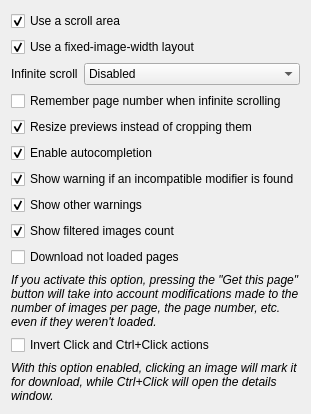
      <widget class="QWidget" name="pageInterfaceMainWindowSearchResults">
       <layout class="QFormLayout" name="formLayout_24">
        <item row="0" column="0" colspan="2">
         <widget class="QCheckBox" name="checkResultsScrollArea">
          <property name="text">
           <string>Use a scroll area</string>
          </property>
          <property name="checked">
           <bool>true</bool>
          </property>
         </widget>
        </item>
        <item row="1" column="0" colspan="2">
         <widget class="QCheckBox" name="checkResultsFixedWidthLayout">
          <property name="text">
           <string>Use a fixed-image-width layout</string>
          </property>
          <property name="checked">
           <bool>true</bool>
          </property>
         </widget>
        </item>
        <item row="2" column="0">
         <widget class="QLabel" name="labelInfiniteScroll">
          <property name="text">
           <string>Infinite scroll</string>
          </property>
         </widget>
        </item>
        <item row="2" column="1">
         <widget class="QComboBox" name="comboInfiniteScroll">
          <item>
           <property name="text">
            <string>Disabled</string>
           </property>
          </item>
          <item>
           <property name="text">
            <string>Button</string>
           </property>
          </item>
          <item>
           <property name="text">
            <string>Scroll</string>
           </property>
          </item>
         </widget>
        </item>
        <item row="3" column="0" colspan="2">
         <widget class="QCheckBox" name="checkInfiniteScrollRememberPage">
          <property name="text">
           <string>Remember page number when infinite scrolling</string>
          </property>
         </widget>
        </item>
        <item row="4" column="0" colspan="2">
         <widget class="QCheckBox" name="checkResizeInsteadOfCropping">
          <property name="text">
           <string>Resize previews instead of cropping them</string>
          </property>
          <property name="checked">
           <bool>true</bool>
          </property>
         </widget>
        </item>
        <item row="5" column="0" colspan="2">
         <widget class="QCheckBox" name="checkAutocompletion">
          <property name="text">
           <string>Enable autocompletion</string>
          </property>
          <property name="checked">
           <bool>true</bool>
          </property>
         </widget>
        </item>
        <item row="6" column="0" colspan="2">
         <widget class="QCheckBox" name="checkShowTagWarning">
          <property name="text">
           <string>Show warning if an incompatible modifier is found</string>
          </property>
          <property name="checked">
           <bool>true</bool>
          </property>
         </widget>
        </item>
        <item row="7" column="0" colspan="2">
         <widget class="QCheckBox" name="checkShowWarnings">
          <property name="text">
           <string>Show other warnings</string>
          </property>
          <property name="checked">
           <bool>true</bool>
          </property>
         </widget>
        </item>
        <item row="9" column="0" colspan="2">
         <widget class="QCheckBox" name="checkGetUnloadedPages">
          <property name="text">
           <string>Download not loaded pages</string>
          </property>
         </widget>
        </item>
        <item row="10" column="0" colspan="2">
         <widget class="QLabel" name="labelGetUnloadedPages">
          <property name="font">
           <font>
            <italic>true</italic>
           </font>
          </property>
          <property name="text">
           <string>If you activate this option, pressing the &quot;Get this page&quot; button will take into account modifications made to the number of images per page, the page number, etc. even if they weren't loaded.</string>
          </property>
          <property name="wordWrap">
           <bool>true</bool>
          </property>
         </widget>
        </item>
        <item row="11" column="0" colspan="2">
         <widget class="QCheckBox" name="checkInvertToggle">
          <property name="text">
           <string>Invert Click and Ctrl+Click actions</string>
          </property>
         </widget>
        </item>
        <item row="12" column="0" colspan="2">
         <widget class="QLabel" name="labelInvertToggle">
          <property name="font">
           <font>
            <italic>true</italic>
           </font>
          </property>
          <property name="text">
           <string>With this option enabled, clicking an image will mark it for download, while Ctrl+Click will open the details window.</string>
          </property>
          <property name="wordWrap">
           <bool>true</bool>
          </property>
         </widget>
        </item>
        <item row="8" column="0" colspan="2">
         <widget class="QCheckBox" name="checkShowFilteredImagesCount">
          <property name="text">
           <string>Show filtered images count</string>
          </property>
          <property name="checked">
           <bool>true</bool>
          </property>
         </widget>
        </item>
       </layout>
      </widget>
